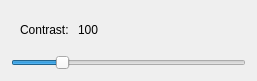
<?xml version="1.0" encoding="UTF-8"?>
<ui version="4.0">
 <class>ContrastDialog</class>
 <widget class="QDialog" name="ContrastDialog">
  <property name="geometry">
   <rect>
    <x>0</x>
    <y>0</y>
    <width>257</width>
    <height>79</height>
   </rect>
  </property>
  <property name="windowTitle">
   <string>Contrast</string>
  </property>
  <property name="windowIcon">
   <iconset resource="resource.qrc">
    <normaloff>:/images/images/contrast.png</normaloff>:/images/images/contrast.png</iconset>
  </property>
  <layout class="QVBoxLayout" name="verticalLayout">
   <item>
    <widget class="QWidget" name="widget" native="true">
     <layout class="QHBoxLayout" name="horizontalLayout">
      <item>
       <widget class="QLabel" name="label_2">
        <property name="text">
         <string>Contrast: </string>
        </property>
       </widget>
      </item>
      <item>
       <widget class="QLabel" name="valueLabel">
        <property name="text">
         <string>100</string>
        </property>
       </widget>
      </item>
      <item>
       <spacer name="horizontalSpacer">
        <property name="orientation">
         <enum>Qt::Horizontal</enum>
        </property>
        <property name="sizeHint" stdset="0">
         <size>
          <width>40</width>
          <height>20</height>
         </size>
        </property>
       </spacer>
      </item>
     </layout>
    </widget>
   </item>
   <item>
    <widget class="QSlider" name="horizontalSlider">
     <property name="maximum">
      <number>500</number>
     </property>
     <property name="value">
      <number>100</number>
     </property>
     <property name="orientation">
      <enum>Qt::Horizontal</enum>
     </property>
    </widget>
   </item>
   <item>
    <spacer name="verticalSpacer">
     <property name="orientation">
      <enum>Qt::Vertical</enum>
     </property>
     <property name="sizeHint" stdset="0">
      <size>
       <width>20</width>
       <height>40</height>
      </size>
     </property>
    </spacer>
   </item>
  </layout>
 </widget>
 <resources>
  <include location="resource.qrc"/>
 </resources>
 <connections/>
</ui>
